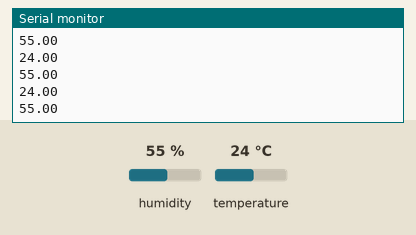
This sketch was run on a simulated Arduino Uno, built with avr-gcc and run on an emulated ATmega328P. Shown: the last lines printed to the serial monitor. The test bench sets the inputs (shaded band); at power-on: humidity 55 %, temperature 24 °C.

Above: at 1.2 s.
1.3 s: humidity set to 22 %
At 1.9 s:
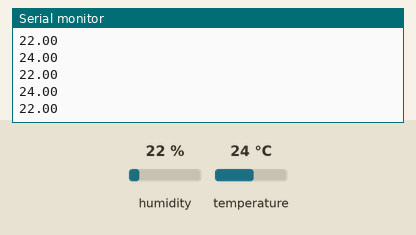
2.8 s: temperature set to 12 °C
At 3.7 s:
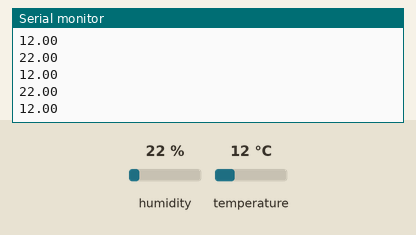
4.3 s: humidity set to 40 %
At 4.9 s:
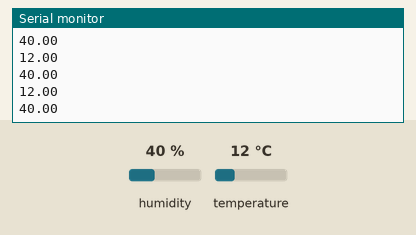
Timing chart, 0 to 7.3 s (numbered marks = the images above; inputs shaded):
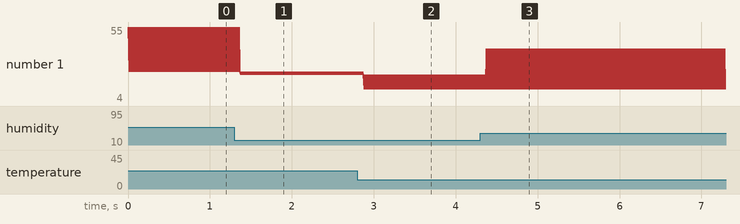

Measured:
- after the input at 1.3 s, the serial monitor: prints a new line after 0.07 s (image 1)
- after the input at 2.8 s, the serial monitor: prints a new line after 0.08 s (image 2)
- after the input at 4.3 s, the serial monitor: prints a new line after 0.07 s (image 3)
- plotted number 1: 24 → 12 after the input at 2.8 s, 12 → 4 after the input at 4.3 s

The sketch:

humidity_DH22.ino
```cpp
#include <dht.h>
dht DHT;

void setup()
{
 Serial.begin(9600);
}

void loop()
{
  int readData = DHT.read22(A0);
  float h = DHT.humidity;
  float t = DHT.temperature;
  Serial.println(h);
  Serial.println(t);
}
```
